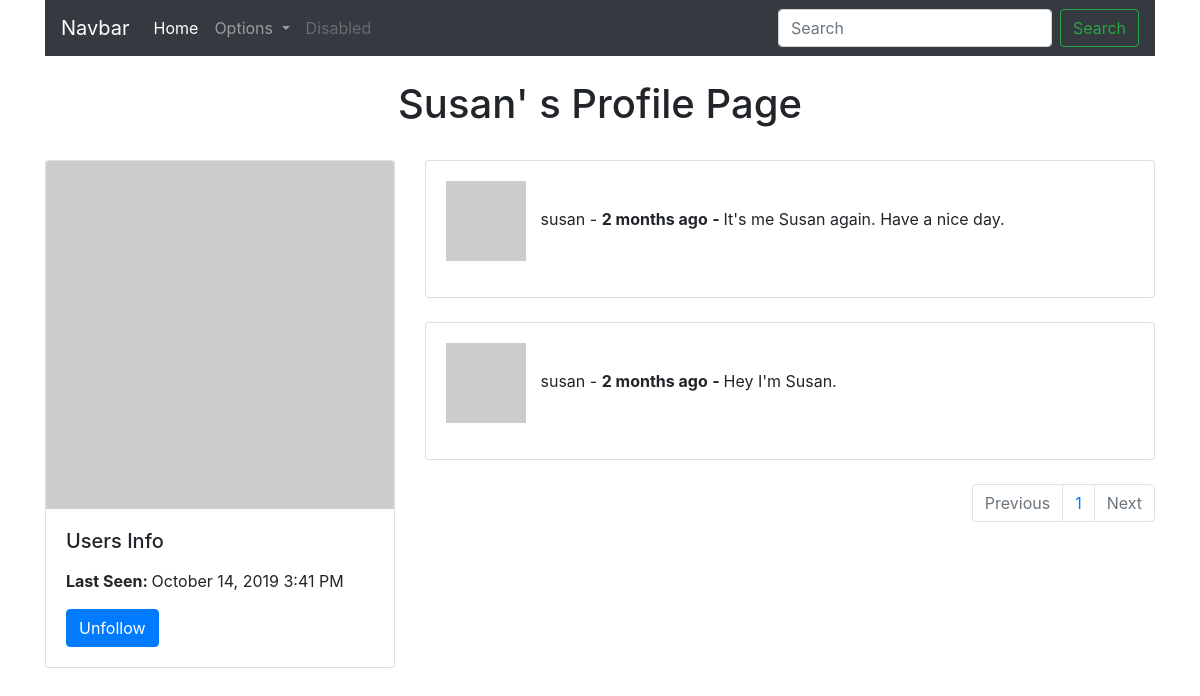
Page /user/susan (signed in) on the committed database.
### app/models/user_model.py (models this page shows, shortened)
class User(UserMixin, db.Model):
    id = db.Column(db.Integer, primary_key=True)
    username = db.Column(db.String(64), index=True, unique=True)
    email = db.Column(db.String(120), index=True, unique=True)
    password_hash = db.Column(db.String(128))
    about_me = db.Column(db.String(140))
    last_seen = db.Column(db.DateTime, default=datetime.utcnow)
    posts = db.relationship('Post', backref='author', lazy='dynamic')
    followed = db.relationship(
        'User', secondary=followers,
        primaryjoin=(followers.c.follower_id == id),
        secondaryjoin=(followers.c.followed_id == id),
        backref=db.backref('followers', lazy='dynamic'), lazy='dynamic')
    def avatar(self, size):
        digest = md5(self.email.lower().encode('utf-8')).hexdigest()
        return 'https://www.gravatar.com/avatar/{}?d=identicon&s={}'.format(digest, size)
    def is_following(self, user):
        return self.followed.filter(followers.c.followed_id == user.id).count() > 0
    def followed_posts(self):
        followed = Post.query.join(
            followers, (followers.c.followed_id == Post.user_id)).filter(
            followers.c.follower_id == self.id)
        own = Post.query.filter_by(user_id=self.id)
        posts = followed.union(own).order_by(Post.timestamp.desc())
        return posts

### app/models/post_model.py (models this page shows, shortened)
class Post(db.Model):
    id = db.Column(db.Integer, primary_key=True)
    body = db.Column(db.String(140))
    timestamp = db.Column(db.DateTime, index=True, default=datetime.utcnow())
    user_id = db.Column(db.Integer, db.ForeignKey('user.id'))

### app/main/routes.py (the view)
@bp.route('/user/<username>')
@login_required
def user(username):
    title = 'User Profile'
    user = User.query.filter_by(username=username).first_or_404()
    page = request.args.get('page', 1, type=int)
    posts = user.followed_posts().paginate(page, current_app.config['POSTS_PER_PAGE'], False)
    next_url = url_for('main.user', username=user.username, page=posts.next_num) if posts.has_next else None
    prev_url = url_for('main.user', username=username, page=posts.prev_num) if posts.has_prev else None
    return render_template('main/user.html', title=title, user=user, posts=posts, next_url=next_url, prev_url=prev_url)

### app/main/routes.py (called while the page is built)
@bp.before_request
def before_request():
    if current_user.is_authenticated:
        current_user.last_seen = datetime.utcnow()
        db.session.commit()

### app/models/user_model.py (called while the page is built)
@login.user_loader
def load_user(id):
    return User.query.get(int(id))

### app/templates/main/user.html (shortened to what this page needs)
{% extends 'base.html' %}
{% block content %}
    <div class="row justify-content-md-center">
        <div class="col-sm-12 text-center">
            <h1>{{ user.username | capitalize }}' s Profile Page</h1>
        </div>
    </div> <br>
    <div class="row">
        <div class="col-sm-4">
            <div class="card">
                <img src="{{ user.avatar(128) }}" class="card-img-top" alt="profile-avatar">
                <div class="card-body">
                    <h5 class="card-title">Users Info</h5>
                <p class="card-text">
                        {% if user.last_seen %}
                            <span class="bold">Last Seen: </span>{{ moment(user.last_seen).format('LLL') }}
                        {% endif %}
                    </p>
                    {% if user == current_user %}
                        <a href="{{ url_for('main.edit_profile') }}" class="btn btn-primary">Edit Profile</a>
                    {% elif not current_user.is_following(user) %}
                        <a href="{{ url_for('follow', username=user.username) }}" class="btn btn-primary">Follow</a>
                    {% else %}
                        <a href="{{ url_for('unfollow', username=user.username) }}" class="btn btn-primary">Unfollow</a>
                    {% endif %}
                </div>
            </div>
        </div>
        <div class="col-sm-8">
            {% include 'partials/posts.html' %}
        </div>
    </div>
{% endblock %}

### app/templates/partials/posts.html
{% for post in posts.items %}
    <div class="card card-body">
        <p>
            <img src="{{ post.author.avatar(36) }}" alt="author-avatar" class="avatar">
            {{ post.author.username }} - <span class="bold">{{ moment(post.timestamp).fromNow() }}</span>
            <span class="bold"> - </span> {{ post.body }}</p>
    </div>
    <br>
{% endfor %}
<nav aria-label="Page navigation example">
    <ul class="pagination justify-content-end">
        {% if not prev_url %}
            <li class="page-item disabled">
                <a class="page-link" href="{{ prev_url }}" tabindex="-1" aria-disabled="true">Previous</a>
            </li>
        {% else %}
            <li class="page-item">
                <a class="page-link" href="{{ prev_url }}" tabindex="-1" aria-disabled="true">Previous</a>
            </li>
        {% endif %}
        {% if form %}
            {% for page in posts.iter_pages() %}
                <li class="page-item"><a class="page-link" href="{{ url_for('main.index', page=page) }}">{{ page }}</a></li>
            {% endfor %}
        {% elif user %}
            {% for page in posts.iter_pages() %}
                <li class="page-item"><a class="page-link"
                                         href="{{ url_for('main.user', username=user.username, page=page) }}">{{ page }}</a>
                </li>
            {% endfor %}
        {% else %}
            {% for page in posts.iter_pages() %}
                <li class="page-item"><a class="page-link" href="{{ url_for('main.explore', page=page) }}">{{ page }}</a>
                </li>
            {% endfor %}
        {% endif %}
        {% if next_url %}
            <li class="page-item">
                <a class="page-link" href="{{ next_url }}">Next</a>
            </li>
        {% else %}
            <li class="page-item disabled">
                <a class="page-link" href="{{ next_url }}">Next</a>
            </li>
        {% endif %}
    </ul>
</nav>

### app/static/styles.css (style rules this page uses)
body { padding-bottom: 80px; }
.bold { font-weight: bold; }
.avatar { padding-right: 10px; }

### rows in the picture
User: username "Susan", last_seen "October 14, 2019 3:41 PM"
Post: author.username "susan", timestamp "2 months ago", body "It's me Susan again. Have a nice day."
Post: author.username "susan", timestamp "2 months ago", body "Hey I'm Susan."

### other values in the picture
{{ page }} "1"
